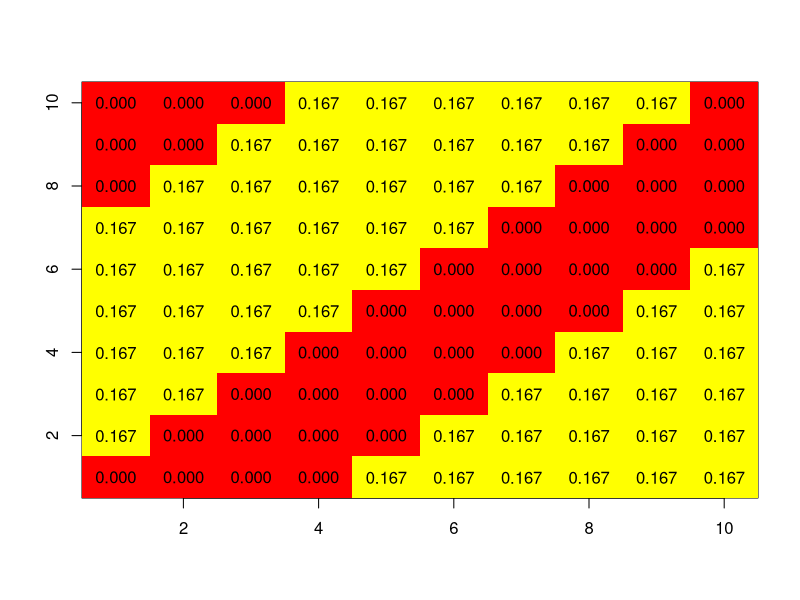

Reproduce this figure in R.
# Simple Die game example.
#
# One repeatedly rolls a die,
# keeping a running total. Each time the total exceeds 10, we receive one dollar, and continue
# playing,resuming where we left of, mod 10.
#
# Result: Transition matrix for such an event.
#
p <- matrix(data = rep(0, 100), nrow = 10)
onesixth = 1/6

for (i in 1:10) {
  for (j in 1:6) {
    k <- i + j
    if (k > 10) {
      k <- k - 10
    }
    p[i,k] <- onesixth
  }
}

str(p)

# find stationary probabilities of the die game

# define function findpi()
# finds stationary probs of a Markov Chain using matrix multiplication
#______________________
findpi <- function(transition_matrix, iterations) {
  n_iters <- ceiling(log2(iterations))
  prd <- p
  for (i in n_iters) {
    prd <- prd %*% prd
  }
  colMeans(prd)
}

#______________________

dice_stationarity <- findpi(p, 10000)
dice_stationarity

# We get 1/10 for all the states which is obvious in this case since the likelihood of each state is symmetric.
#
# Visualizing the matrix p

dim <- ncol(p)
jpeg(filename = "./Markov-chain-examples/transition_matrix.jpg", width = 500, height = 500, units = "px", quality = "1000")
image(1:dim, 1:dim, p, xaxs = "i", yaxs = "i", xlab = "", ylab = "", col = heat.colors(2))
text(expand.grid(1:dim, 1:dim), sprintf("%0.3f", p))
dev.off()